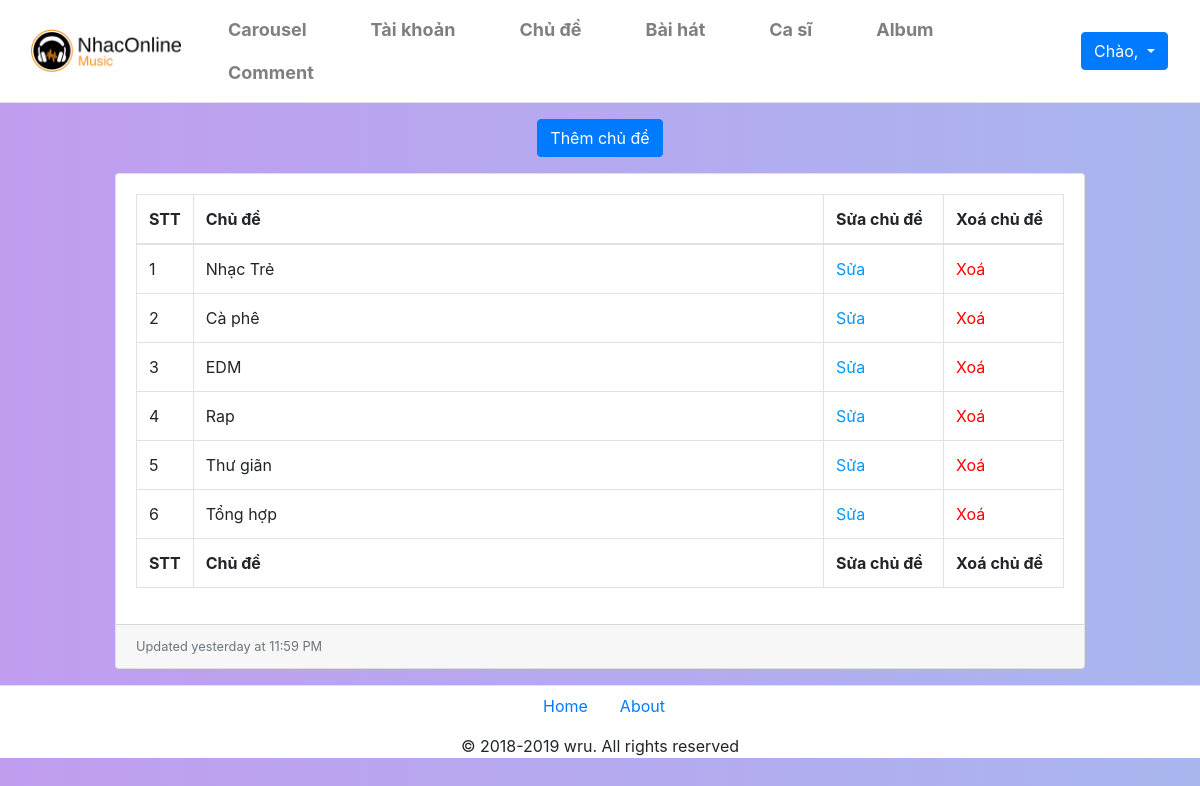
/Sources/admin/chude.php, run on an earlier commit of the app's database.
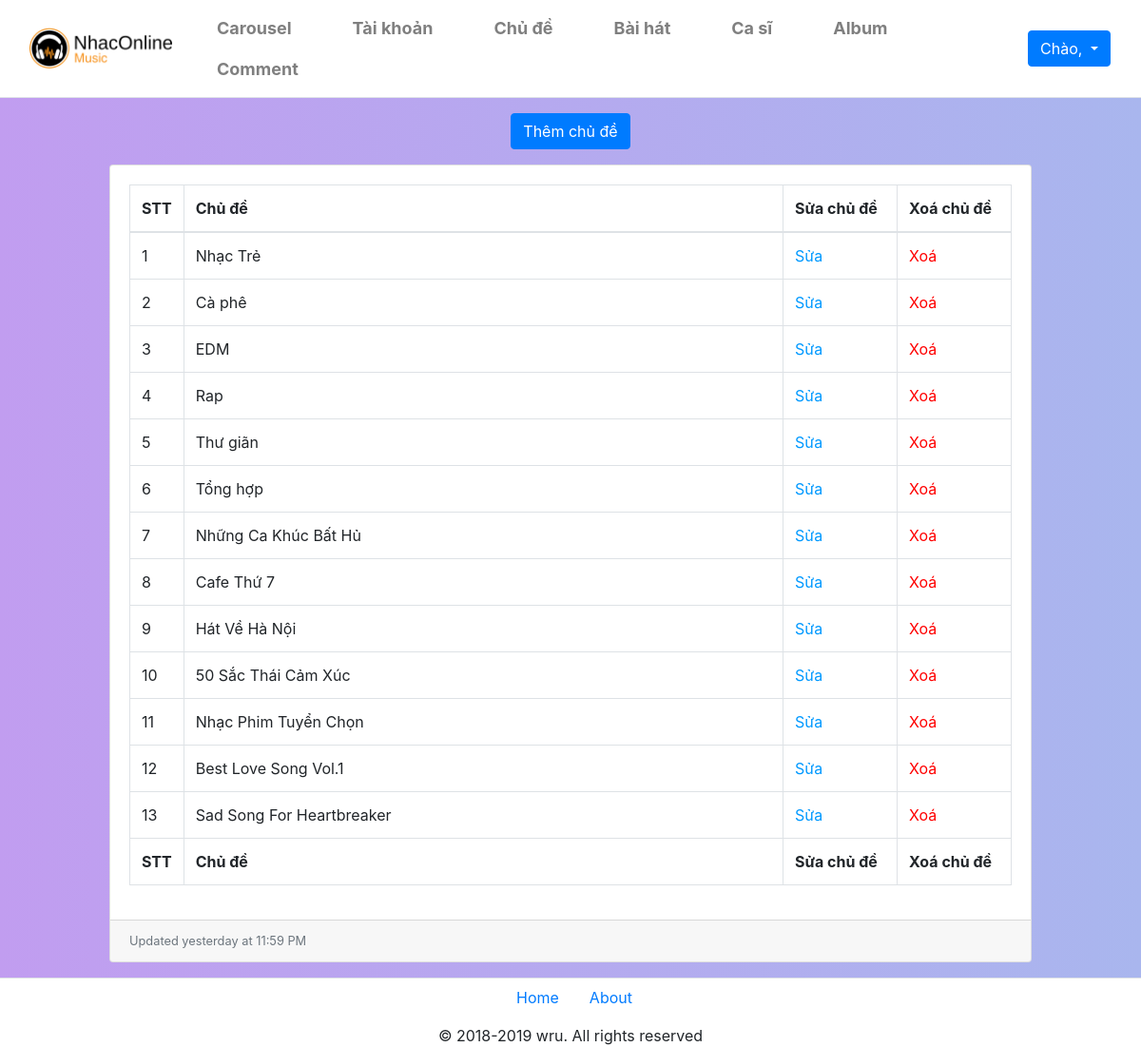
And on a later commit of the database.
### tables this page shows
CREATE TABLE `chude` (
  `id` int(100) NOT NULL,
  `tenchude` varchar(100) NOT NULL,
  `image` varchar(100) NOT NULL
);

### Sources/admin/chude.php (the view, shortened to what this page needs)
<!DOCTYPE html>
<html lang="en">
<head>
    <link href="css/bootstrap.min.css" rel="stylesheet">
    <link href="css/dataTables.bootstrap4.css" rel="stylesheet">
    <link rel="stylesheet" href="./css/fix.css">
</head>
<body>
    <?php
        include('header.php');
    ?>
    <main class="col-md-10 m-auto">
    <div class="mt-3 mb-2 text-center"><a href="./themchude.php" class="btn btn-primary">Thêm chủ đề</a></div>
    <div class="card mb-3 mt-3">
        <div class="card-body">
            <div class="table-responsive">
                <table class="table table-bordered" id="dataTable" width="100%" cellspacing="0">
                    <thead>
                        <tr>
                            <th>STT</th>
                            <th>Chủ đề</th>
                            <th>Sửa chủ đề</th>
                            <th>Xoá chủ đề</th>
                        </tr>
                    </thead>
                    <tfoot>
                        <tr>
                            <th>STT</th>
                            <th>Chủ đề</th>
                            <th>Sửa chủ đề</th>
                            <th>Xoá chủ đề</th>
                        </tr>
                    </tfoot>
                    <tbody>
                    <?php
                        include('../php/connect.php');
                        $stt=1;
                        $result = mysqli_query($con,"Select * from chude");
                        While($data = mysqli_fetch_assoc($result))
                        {
                            echo "<tr>";
                            echo "<td style='width:50px;'>$stt</td>";
                            echo "<td>$data[tenchude]</td>";
                            echo "<td style='width:120px;'><a href='./suachude.php?id=$data[id]' style='color:#09F;'>Sửa</a></td>";
                            echo "<td style='width:120px;'><a href='./del_chude.php?id=$data[id]' onclick=' return xacnhan();' style='color:red;'>Xoá</a></td>";
                            echo "</tr>";
                            $stt++;
                        }
                    ?>
                    </tbody>
                </table>
            </div>
        </div>
        <div class="card-footer small text-muted">Updated yesterday at 11:59 PM</div>
    </div>
    </main>
    <?php
        include('footer.php');
    ?>
</body>
</html>

What changed in the data, as far as the page shows it:
added chude: tenchude "Những Ca Khúc Bất Hủ"
added chude: tenchude "Cafe Thứ 7"
added chude: tenchude "Hát Về Hà Nội"
added chude: tenchude "50 Sắc Thái Cảm Xúc"
added chude: tenchude "Nhạc Phim Tuyển Chọn"
added chude: tenchude "Best Love Song Vol.1"
added chude: tenchude "Sad Song For Heartbreaker"
